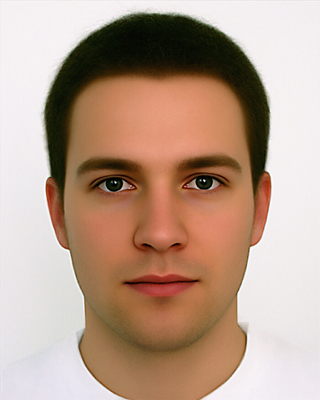
//> input picture data/he.jpg, 320 x 400 px, given in place of the camera
$ ./Main   (built with g++ and OpenCV 4)
//> lines starting //> are read from the running program, lines starting //| are printed output that depends on the picture; after the words box and inside, x2 and y2 are one past the last pixel; in counts of white or black regions, pixels touching at a corner belong together
/*
Date: 17/11-2016
Written by: Lovisa Hassler

*****Functionality********
This code segments out facial area in video of a person sitting in front of a computer.
The technique used is filtering out relevant pixels based on color.
Details of the skin color model that is used can be found in the paper
'Face Segmentation Using Skin-Color Map in Videophone Applications' by Chai and Ngan.

*****Limitations********
A face will have a large cluster of skin coloured pixels while the background
may or may not have large clusters of "skin colored" pixels.
Three conditions have to apply for this code to be used successfully.
1. Make sure you have proper lighting for the camera and the room and that the background
don't have too many objects that can be similar to skin in color.
2. The face have to be the largest skin colored component in the image, this means there
can't be too large clusters of skin colored background noise that can be interpreted as the face
3. Light hair and other 'skin colored" objects can be classified as skin and will not be filtered out
if they are somehow connected to the face.
*/

#include <opencv2/core/core.hpp>
#include <opencv2/highgui/highgui.hpp>
#include <iostream>
#include <opencv2/opencv.hpp>
#include <opencv2/videoio.hpp>
#include "opencv2/imgproc.hpp"

using namespace cv;
using namespace std;


void LargestContourFilter(Mat& anImage, Mat& Result);

int main(int argc, char** argv)
{
	Mat image; // original image

	//video handling
	VideoCapture videoCap; //open camera, 0 is default
	videoCap.open(0);
	videoCap >> image; //read first frame
//> image is the input picture: 400 rows x 320 cols, CV_8UC3; mean B, G, R 140.9, 158, 184.4

	//check to see if video worked
	if (!image.data) // Check for invalid input
	{
		cout << "Could not open or find video input" << std::endl;
		return -1;
	}

	//some different image matrices to follow the process
	Mat imYCrCb; //filtered image in YCrCb color space
	Mat skinBinIm(image.rows, image.cols, CV_8UC1); //binary image containging all the potential skinpixels
	Mat contourim;

	// YCrCb range for skin model
	Scalar minYCrCb(0, 133, 77); //min values of skin model in YCrBc color space, originally (0, 133, 77)
	Scalar maxYCrCb(255, 173, 127); // max values of skin model in YCrBc color space, originally (0, 173, 127)

	//Some windows to show input and output
	namedWindow("Original", WINDOW_AUTOSIZE); // Create a window for display.
	namedWindow("Result", WINDOW_AUTOSIZE); // Create a window for display.

	//***HERE IS WHERE THE MAGIC HAPPENS***//

	while (1) //videoloop
	{
		videoCap >> image; //read next frame from camera
		imshow("Original", image);

		//bgr 2 YCrCb of image
		cvtColor(image, imYCrCb, CV_BGR2YCrCb);
//> imYCrCb: 400 rows x 320 cols, CV_8UC3; mean of channels 0, 1, 2 164, 142.6, 115

		//Segment to CV_8U type bitmap, white (255) if pixel is within skinmodel, black (0) otherwise
		inRange(imYCrCb, minYCrCb, maxYCrCb, skinBinIm); //result is a 1 channel mat containging type CV_8U
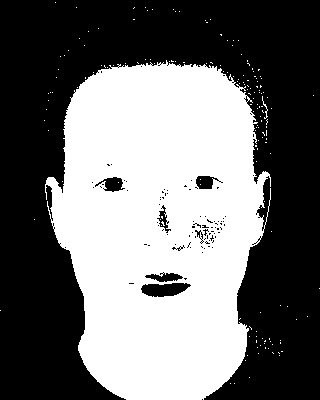
//> skinBinIm: 400 rows x 320 cols, CV_8UC1; 44.3% white; 162 white regions (160 under 20 px)

		//to get rid of all unimportant background noise we want the largest component
		//To get rid of them we use the function LargestContourFilter
		//This function will find the largest contours and draw it filled
		LargestContourFilter(skinBinIm, contourim);

		//lastly we cope all relevant skin pixels from the original image
		//by using contourim as a mask
		Mat result; //generate new result matrice everytime
		image.copyTo(result, contourim);

		imshow("Result", result); // display result

		if (waitKey(30) >= 0) break; //break for escape button
									 //waitKey(33); //run forever
	} // end of videoloop

	return 0;
}

//Function accepts only 8-bit 1 channel images
//Generates a 8 bit binary result image that shows the largest contour filled with white
void LargestContourFilter(Mat& anImage, Mat& Result) {

	CV_Assert(anImage.depth() == CV_8U);   // accept only uchar images

	Result = Mat(anImage.rows, anImage.cols, CV_8UC1, Scalar::all(0));
	vector<vector<Point>> contours; //vector of the contours of the binary image
	vector<Vec4i> hierarchy; //hierarchies of the contours

	findContours(anImage, contours, hierarchy, RETR_EXTERNAL, CV_CHAIN_APPROX_SIMPLE); //only get external contours
//> contours = 155 contours, 154 with area under 20; largest, box (x1, y1, x2, y2) and area: (45, 60, 271, 400) 57360

	int largest_area = 0;
	int largest_contour_index = 0;

	for (int i = 0; i< contours.size(); i++) // iterate through each contour to find the largest
	{
		double a = contourArea(contours[i], false);  //  Find the area of contour
		if (a>largest_area)
		{
			largest_area = a;
			largest_contour_index = i;                //Store the index of largest contour
		}
	}
//> this loop made 155 passes
//> (a, largest_area) on pass 127: (57359.5, 57359)
//> a on passes 1 to 6: 0, 0, 0, 0, 0, 0
//> after the loop, largest_area = 57359; largest_contour_index = 126
	Scalar color(255, 255, 255);
	drawContours(Result, contours, largest_contour_index, color, CV_FILLED, 8, hierarchy); //draw an fill largest contour
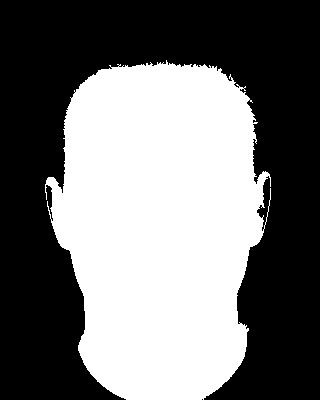
//> Result: 400 rows x 320 cols, CV_8UC1; 45.3% white; 1 white region, box (x1, y1, x2, y2) and area: (45, 60, 271, 400) 58031
//> in main, `image.copyTo(result, contourim);`:
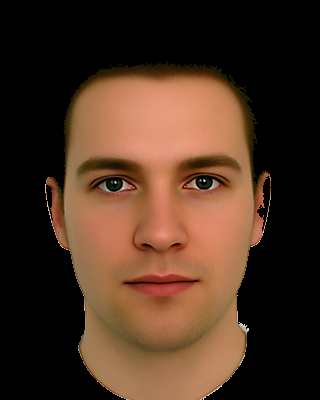
//> result: 400 rows x 320 cols, CV_8UC3; mean B, G, R 33.7, 49.7, 74.5
//> the Esc key is pressed
}

$ run again, on data/easy2.png
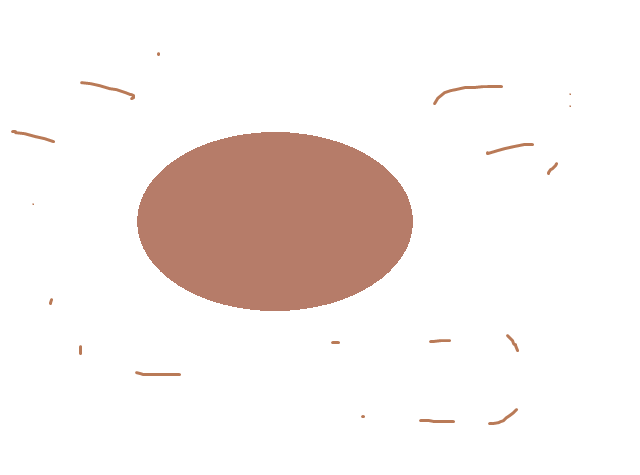
//> input picture data/easy2.png, 640 x 475 px, given in place of the camera
//> image is the input picture: 475 rows x 640 cols, CV_8UC3; mean B, G, R 235.2, 237.7, 245.4
//> imYCrCb: 475 rows x 640 cols, CV_8UC3; mean of channels 0, 1, 2 239.7, 132.1, 125.5
//> `inRange(imYCrCb, minYCrCb, maxYCrCb, skinBinIm);`:
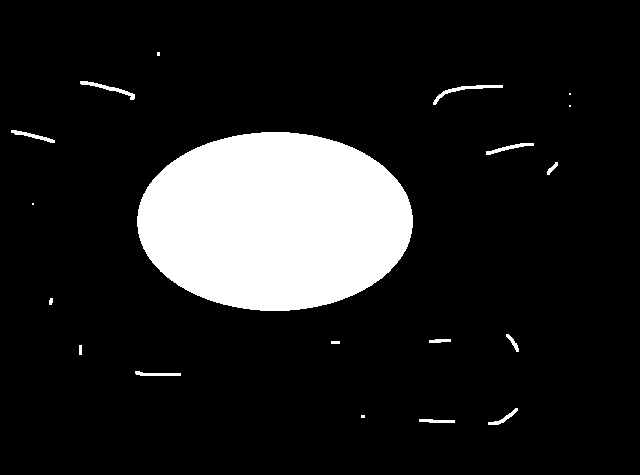
//> skinBinIm: 475 rows x 640 cols, CV_8UC1; 13.3% white; 19 white regions (5 under 20 px)
//> contours = 19 contours, 8 with area under 20; largest, box (x1, y1, x2, y2) and area: (137, 132, 413, 311) 38447, (433, 85, 503, 105) 185, (80, 81, 135, 100) 164, (486, 143, 534, 155) 124, (11, 130, 55, 143) 121
//> the loop in LargestContourFilter, `for (int i = 0; i< contours.size(); i++)` made 19 passes
//> (a, largest_area) on passes 1, 3, 4, 12, 13: (74, 74), (92, 92), (97, 97), (124.5, 124), (38447, 38447)
//> after the loop in LargestContourFilter, `for (int i = 0; i< contours.size(); i++)`: largest_area = 38447; largest_contour_index = 12
//> Result: 475 rows x 640 cols, CV_8UC1; 12.8% white; 1 white region, box (x1, y1, x2, y2) and area: (137, 132, 413, 311) 38776
//> `image.copyTo(result, contourim);`:
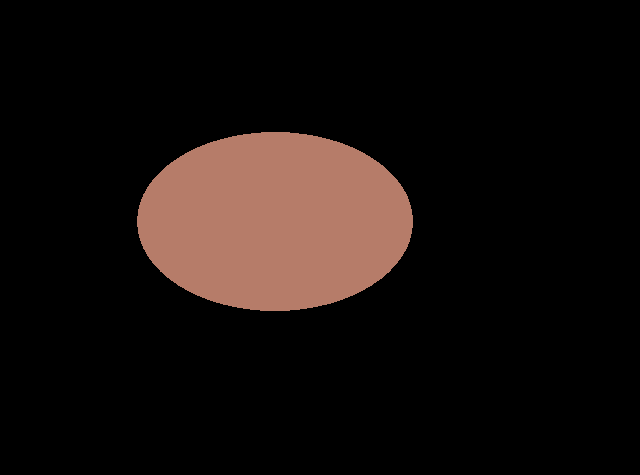
//> result: 475 rows x 640 cols, CV_8UC3; mean B, G, R 13.4, 15.8, 23.2
